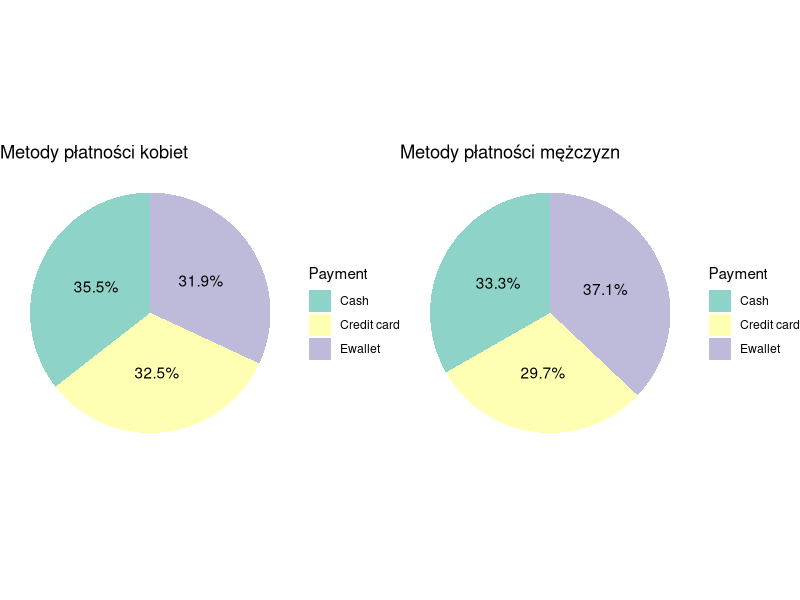
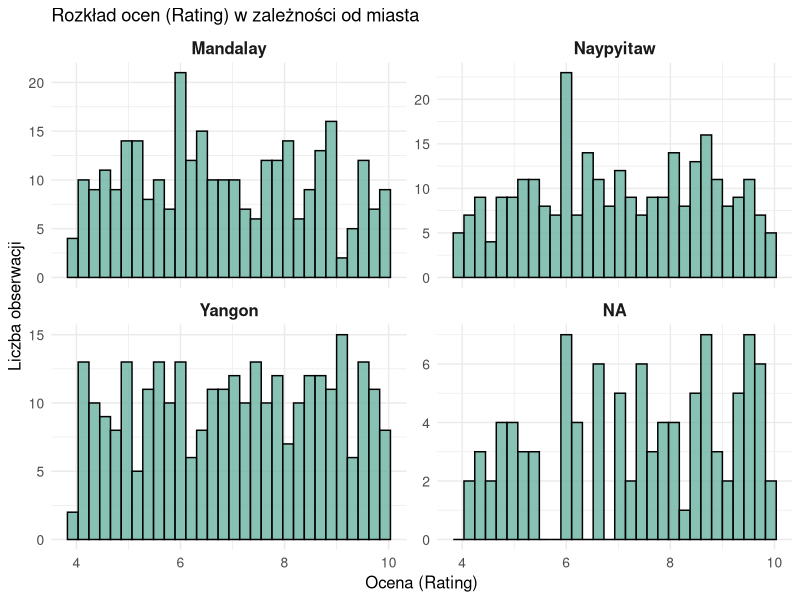
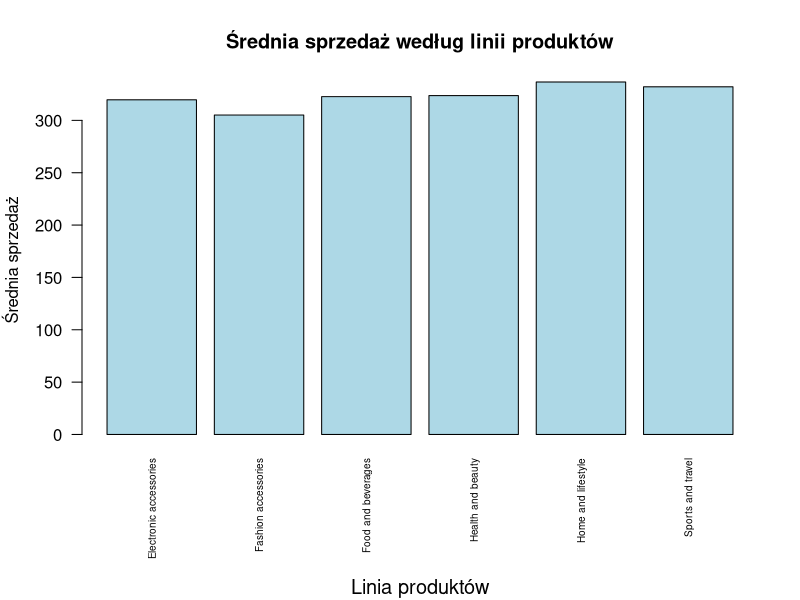
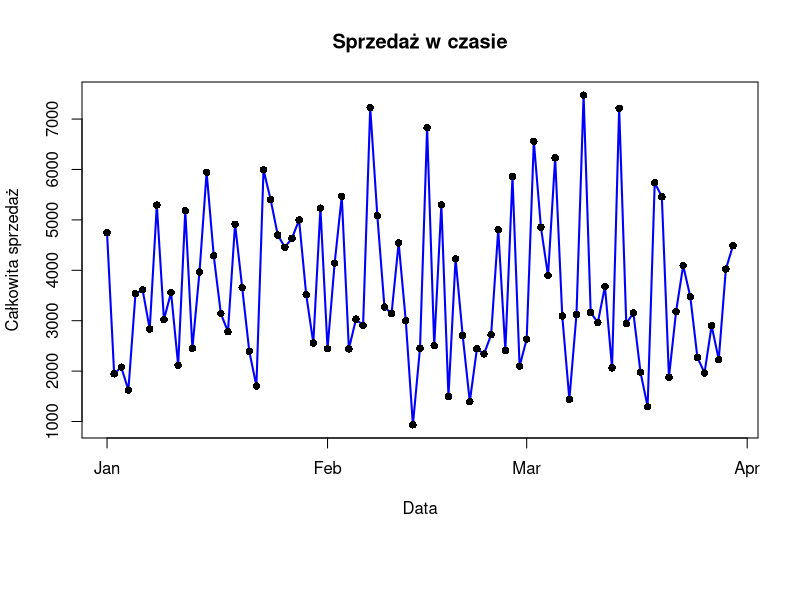

Recreate these plots in R, in order.
# Wczytanie bibliotek
library(ggplot2)
library(dplyr)

# Wczytanie danych z pliku CSV
data <- read.csv("supermarket_filled.csv")

# Podział danych według płci i metody płatności
gender_payment_counts <- data %>%
  group_by(Gender, Payment) %>%
  summarise(Count = n()) %>%
  mutate(Percentage = round((Count / sum(Count)) * 100, 1)) %>%
  ungroup()

# Tworzenie wykresu kołowego dla kobiet
plot_female <- ggplot(
  gender_payment_counts %>% filter(Gender == "Female"),
  aes(x = "", y = Percentage, fill = Payment)
) +
  geom_bar(stat = "identity", width = 1) +
  coord_polar("y", start = 0) +
  theme_void() +
  labs(title = "Metody płatności kobiet") +
  geom_text(aes(label = paste0(Percentage, "%")), position = position_stack(vjust = 0.5)) +
  scale_fill_brewer(palette = "Set3")

# Tworzenie wykresu kołowego dla mężczyzn
plot_male <- ggplot(
  gender_payment_counts %>% filter(Gender == "Male"),
  aes(x = "", y = Percentage, fill = Payment)
) +
  geom_bar(stat = "identity", width = 1) +
  coord_polar("y", start = 0) +
  theme_void() +
  labs(title = "Metody płatności mężczyzn") +
  geom_text(aes(label = paste0(Percentage, "%")), position = position_stack(vjust = 0.5)) +
  scale_fill_brewer(palette = "Set3")

# Wyświetlenie wykresów obok siebie
library(gridExtra)
grid.arrange(plot_female, plot_male, ncol = 2)

# Oddzielne histogramy dla każdego miasta
ggplot(data, aes(x = Rating)) +
  geom_histogram(bins = 30, fill = "#69b3a2", color = "black", alpha = 0.8) +
  facet_wrap(~ City, scales = "free_y") +  # Oddzielne panele dla każdego miasta
  labs(
    title = "Rozkład ocen (Rating) w zależności od miasta",
    x = "Ocena (Rating)",
    y = "Liczba obserwacji"
  ) +
  theme_minimal() +
  theme(
    strip.text = element_text(size = 12, face = "bold"),  # Wyraźne etykiety miast
    axis.text = element_text(size = 10),
    axis.title = element_text(size = 12)
  )

# Tworzenie wykresu słópkowego 
# Obliczanie średniej sprzedaży dla każdej linii produktów
average_sales <- aggregate(Total ~ Product.line, data = data, mean)

# Zwiększenie marginesów dla większej przestrzeni na etykiety
par(mar = c(8, 4, 4, 2) + 0.1)

# Tworzenie wykresu słupkowego z bardziej czytelnymi etykietami
barplot(
  average_sales$Total, 
  names.arg = average_sales$Product.line, 
  col = "lightblue",  # Kolor słupków
  main = "Średnia sprzedaż według linii produktów", 
  xlab = "",          # Usuń opis osi X, aby nie dublować etykiet
  ylab = "Średnia sprzedaż",
  las = 2,            # Pionowe etykiety osi X
  cex.names = 0.6     # Zmniejszenie rozmiaru tekstu etykiet
)

# Dodanie opisu osi X poniżej wykresu
mtext("Linia produktów", side = 1, line = 7, cex = 1.2)


# Tworzenie wykresu trendów 
# Konwersja kolumny 'Date' na format daty
data$Date <- as.Date(data$Date, format = "%m/%d/%Y")

# Grupowanie danych według daty i obliczanie całkowitej sprzedaży
daily_sales <- aggregate(Total ~ Date, data = data, sum)

# Tworzenie wykresu liniowego
plot(
  daily_sales$Date, 
  daily_sales$Total, 
  type = "l",             # Typ wykresu: linia
  col = "blue",           # Kolor linii
  lwd = 2,                # Grubość linii
  main = "Sprzedaż w czasie", 
  xlab = "Data", 
  ylab = "Całkowita sprzedaż"
)

# Dodanie punktów na wykresie dla lepszej widoczności
points(
  daily_sales$Date, 
  daily_sales$Total, 
  col = "black",            # Kolor punktów
  pch = 16                # Typ punktów: kropki
)